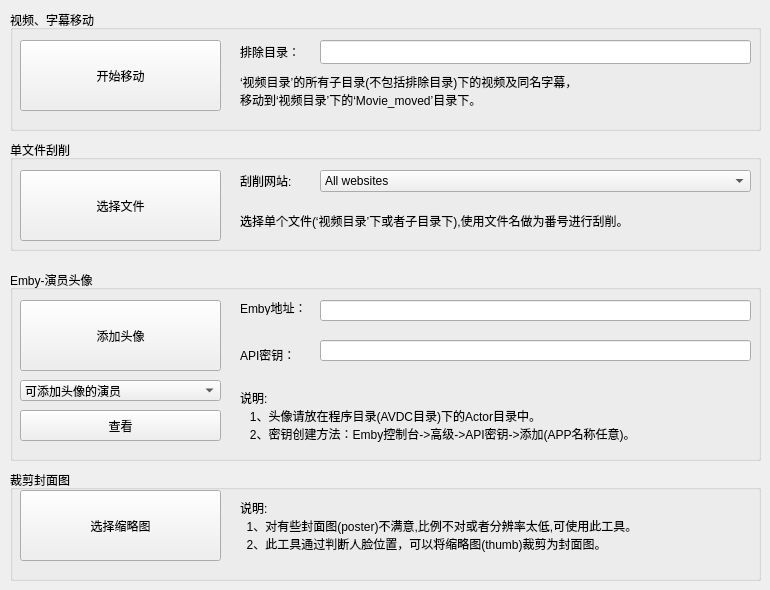
    <widget class="QWidget" name="page_tool">
     <widget class="QGroupBox" name="groupBox_6">
      <property name="geometry">
       <rect>
        <x>10</x>
        <y>10</y>
        <width>751</width>
        <height>121</height>
       </rect>
      </property>
      <property name="title">
       <string>视频、字幕移动</string>
      </property>
      <widget class="QLabel" name="label_8">
       <property name="geometry">
        <rect>
         <x>230</x>
         <y>60</y>
         <width>511</width>
         <height>41</height>
        </rect>
       </property>
       <property name="text">
        <string>‘视频目录’的所有子目录(不包括排除目录)下的视频及同名字幕，
移动到‘视频目录’下的‘Movie_moved’目录下。</string>
       </property>
      </widget>
      <widget class="QPushButton" name="pushButton_move_mp4">
       <property name="geometry">
        <rect>
         <x>10</x>
         <y>30</y>
         <width>201</width>
         <height>71</height>
        </rect>
       </property>
       <property name="text">
        <string>开始移动</string>
       </property>
      </widget>
      <widget class="QLabel" name="label_41">
       <property name="geometry">
        <rect>
         <x>230</x>
         <y>30</y>
         <width>81</width>
         <height>24</height>
        </rect>
       </property>
       <property name="text">
        <string>排除目录：</string>
       </property>
      </widget>
      <widget class="QLineEdit" name="lineEdit_escape_dir_move">
       <property name="geometry">
        <rect>
         <x>310</x>
         <y>30</y>
         <width>431</width>
         <height>24</height>
        </rect>
       </property>
      </widget>
     </widget>
     <widget class="QGroupBox" name="groupBox_7">
      <property name="geometry">
       <rect>
        <x>10</x>
        <y>140</y>
        <width>751</width>
        <height>111</height>
       </rect>
      </property>
      <property name="title">
       <string>单文件刮削</string>
      </property>
      <widget class="QLabel" name="label">
       <property name="geometry">
        <rect>
         <x>230</x>
         <y>60</y>
         <width>511</width>
         <height>41</height>
        </rect>
       </property>
       <property name="text">
        <string>选择单个文件(‘视频目录’下或者子目录下),使用文件名做为番号进行刮削。</string>
       </property>
      </widget>
      <widget class="QPushButton" name="pushButton_select_file">
       <property name="geometry">
        <rect>
         <x>10</x>
         <y>30</y>
         <width>201</width>
         <height>71</height>
        </rect>
       </property>
       <property name="text">
        <string>选择文件</string>
       </property>
      </widget>
      <widget class="QComboBox" name="comboBox_website">
       <property name="geometry">
        <rect>
         <x>310</x>
         <y>30</y>
         <width>431</width>
         <height>22</height>
        </rect>
       </property>
       <item>
        <property name="text">
         <string>All websites</string>
        </property>
       </item>
       <item>
        <property name="text">
         <string>mgstage</string>
        </property>
       </item>
       <item>
        <property name="text">
         <string>fc2club</string>
        </property>
       </item>
       <item>
        <property name="text">
         <string>javbus</string>
        </property>
       </item>
       <item>
        <property name="text">
         <string>jav321</string>
        </property>
       </item>
       <item>
        <property name="text">
         <string>javdb</string>
        </property>
       </item>
       <item>
        <property name="text">
         <string>avsox</string>
        </property>
       </item>
       <item>
        <property name="text">
         <string>xcity</string>
        </property>
       </item>
       <item>
        <property name="text">
         <string>dmm</string>
        </property>
       </item>
      </widget>
      <widget class="QLabel" name="label_2">
       <property name="geometry">
        <rect>
         <x>230</x>
         <y>30</y>
         <width>72</width>
         <height>21</height>
        </rect>
       </property>
       <property name="text">
        <string>刮削网站:</string>
       </property>
      </widget>
     </widget>
     <widget class="QGroupBox" name="groupBox_12">
      <property name="geometry">
       <rect>
        <x>10</x>
        <y>270</y>
        <width>751</width>
        <height>191</height>
       </rect>
      </property>
      <property name="title">
       <string>Emby-演员头像</string>
      </property>
      <widget class="QPushButton" name="pushButton_add_actor_pic">
       <property name="geometry">
        <rect>
         <x>10</x>
         <y>30</y>
         <width>201</width>
         <height>71</height>
        </rect>
       </property>
       <property name="text">
        <string>添加头像</string>
       </property>
      </widget>
      <widget class="QLineEdit" name="lineEdit_emby_url">
       <property name="geometry">
        <rect>
         <x>310</x>
         <y>30</y>
         <width>431</width>
         <height>21</height>
        </rect>
       </property>
      </widget>
      <widget class="QLabel" name="label_3">
       <property name="geometry">
        <rect>
         <x>230</x>
         <y>30</y>
         <width>72</width>
         <height>15</height>
        </rect>
       </property>
       <property name="text">
        <string>Emby地址：</string>
       </property>
      </widget>
      <widget class="QLabel" name="label_4">
       <property name="geometry">
        <rect>
         <x>230</x>
         <y>74</y>
         <width>72</width>
         <height>21</height>
        </rect>
       </property>
       <property name="text">
        <string>API密钥：</string>
       </property>
      </widget>
      <widget class="QLineEdit" name="lineEdit_api_key">
       <property name="geometry">
        <rect>
         <x>310</x>
         <y>70</y>
         <width>431</width>
         <height>21</height>
        </rect>
       </property>
      </widget>
      <widget class="QLabel" name="label_5">
       <property name="geometry">
        <rect>
         <x>230</x>
         <y>110</y>
         <width>511</width>
         <height>71</height>
        </rect>
       </property>
       <property name="text">
        <string>说明:
   1、头像请放在程序目录(AVDC目录)下的Actor目录中。
   2、密钥创建方法：Emby控制台-&gt;高级-&gt;API密钥-&gt;添加(APP名称任意)。</string>
       </property>
      </widget>
      <widget class="QPushButton" name="pushButton_show_pic_actor">
       <property name="geometry">
        <rect>
         <x>10</x>
         <y>140</y>
         <width>201</width>
         <height>31</height>
        </rect>
       </property>
       <property name="text">
        <string>查看</string>
       </property>
      </widget>
      <widget class="QComboBox" name="comboBox_pic_actor">
       <property name="geometry">
        <rect>
         <x>10</x>
         <y>110</y>
         <width>201</width>
         <height>21</height>
        </rect>
       </property>
       <item>
        <property name="text">
         <string>可添加头像的演员</string>
        </property>
       </item>
       <item>
        <property name="text">
         <string>没有头像的演员</string>
        </property>
       </item>
       <item>
        <property name="text">
         <string>已有头像的演员</string>
        </property>
       </item>
       <item>
        <property name="text">
         <string>所有演员</string>
        </property>
       </item>
      </widget>
     </widget>
     <widget class="QGroupBox" name="groupBox_13">
      <property name="geometry">
       <rect>
        <x>10</x>
        <y>470</y>
        <width>751</width>
        <height>111</height>
       </rect>
      </property>
      <property name="title">
       <string>裁剪封面图</string>
      </property>
      <widget class="QPushButton" name="pushButton_select_thumb">
       <property name="geometry">
        <rect>
         <x>10</x>
         <y>20</y>
         <width>201</width>
         <height>71</height>
        </rect>
       </property>
       <property name="text">
        <string>选择缩略图</string>
       </property>
      </widget>
      <widget class="QLabel" name="label_6">
       <property name="geometry">
        <rect>
         <x>230</x>
         <y>20</y>
         <width>511</width>
         <height>71</height>
        </rect>
       </property>
       <property name="text">
        <string>说明:
  1、对有些封面图(poster)不满意,比例不对或者分辨率太低,可使用此工具。
  2、此工具通过判断人脸位置，可以将缩略图(thumb)裁剪为封面图。</string>
       </property>
      </widget>
     </widget>
    </widget>
